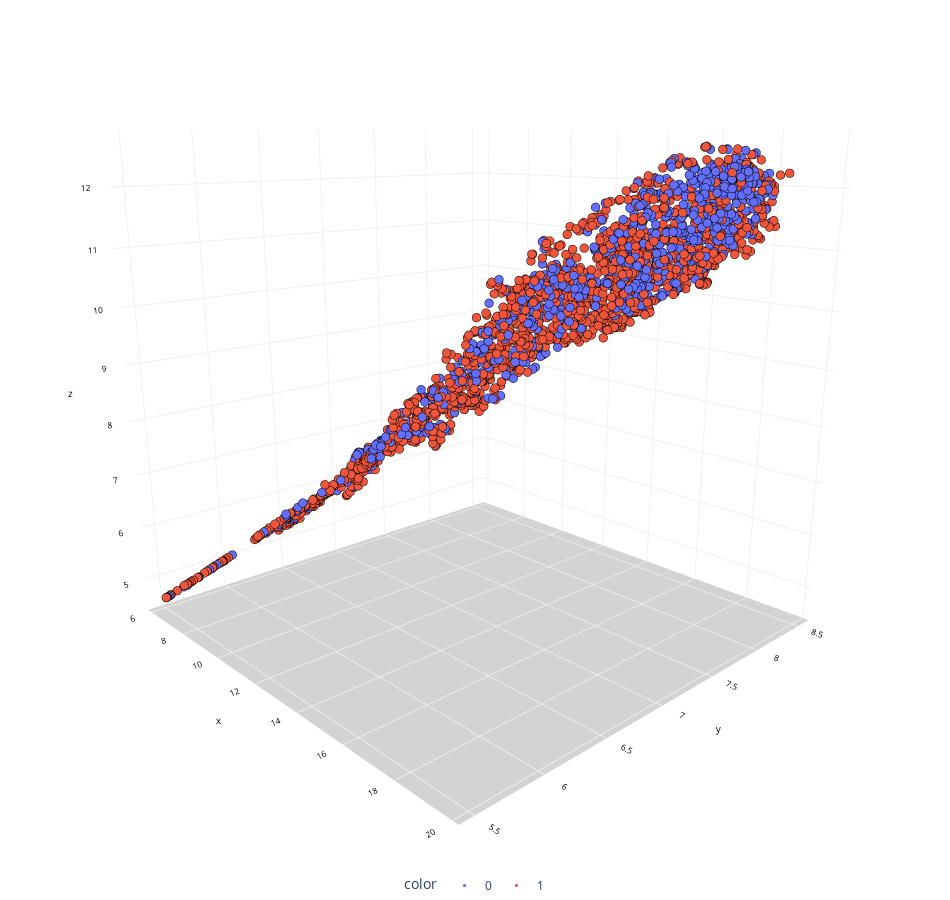

Notebook code for this chart:
### Code cell
import plotly.express as px
chart(transformed_data, labels)

### Figure 1 — Plotly figure (JSON) as saved in the notebook; plotly's stock layout.template omitted (floating-point values rounded to 4 significant figures; data arrays with more than 128 entries replaced by an {"elided": "..."} marker saying what was removed)
{"data": [{"hovertemplate": "color=0<br>x=%{x}<br>y=%{y}<br>z=%{z}<extra></extra>", "legendgroup": "0", "marker": {"color": "#636efa", "line": {"color": "black", "width": 0.1}, "size": 3, "symbol": "circle"}, "mode": "markers", "name": "0", "scene": "scene", "showlegend": true, "type": "scatter3d", "x": {"elided": "917 float values"}, "y": {"elided": "917 float values"}, "z": {"elided": "917 float values"}}, {"hovertemplate": "color=1<br>x=%{x}<br>y=%{y}<br>z=%{z}<extra></extra>", "legendgroup": "1", "marker": {"color": "#EF553B", "line": {"color": "black", "width": 0.1}, "size": 3, "symbol": "circle"}, "mode": "markers", "name": "1", "scene": "scene", "showlegend": true, "type": "scatter3d", "x": {"elided": "1622 float values"}, "y": {"elided": "1622 float values"}, "z": {"elided": "1622 float values"}}], "layout": {"height": 900, "legend": {"orientation": "h", "title": {"text": "color"}, "tracegroupgap": 0, "x": 0.5, "xanchor": "center", "y": 0, "yanchor": "top"}, "margin": {"b": 0, "l": 0, "r": 0, "t": 0}, "scene": {"camera": {"center": {"x": 0, "y": 0, "z": -0.1}, "eye": {"x": 1.5, "y": -1.4, "z": 0.5}, "up": {"x": 0, "y": 0, "z": 1}}, "domain": {"x": [0, 1], "y": [0, 1]}, "xaxis": {"backgroundcolor": "white", "color": "black", "gridcolor": "#f0f0f0", "tickfont": {"size": 10}, "title": {"font": {"size": 10}, "text": "x"}}, "yaxis": {"backgroundcolor": "white", "color": "black", "gridcolor": "#f0f0f0", "tickfont": {"size": 10}, "title": {"font": {"size": 10}, "text": "y"}}, "zaxis": {"backgroundcolor": "lightgrey", "color": "black", "gridcolor": "#f0f0f0", "tickfont": {"size": 10}, "title": {"font": {"size": 10}, "text": "z"}}}, "showlegend": true, "width": 950}}
